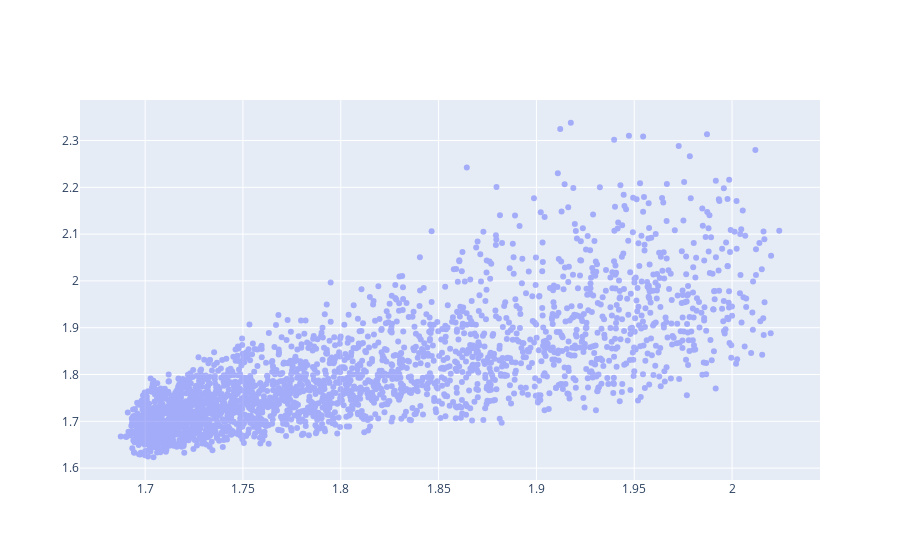

Notebook source saved alongside this figure:
### Code cell
fig = go.Figure()
fig.add_trace(go.Scatter(x=df_answers.phi2,
                         y=df_opt_answers.phi2_star,
                         mode='markers',
                         opacity=.5,
                         name='training loss'))
fig.show()

### Figure 1 — Plotly figure (JSON) as saved in the notebook; plotly's stock layout.template omitted (floating-point values rounded to 4 significant figures; data arrays with more than 128 entries replaced by an {"elided": "..."} marker saying what was removed)
{"data": [{"mode": "markers", "name": "training loss", "opacity": 0.5, "type": "scatter", "x": {"elided": "2669 float values"}, "y": {"elided": "2669 float values"}}], "layout": {}}
